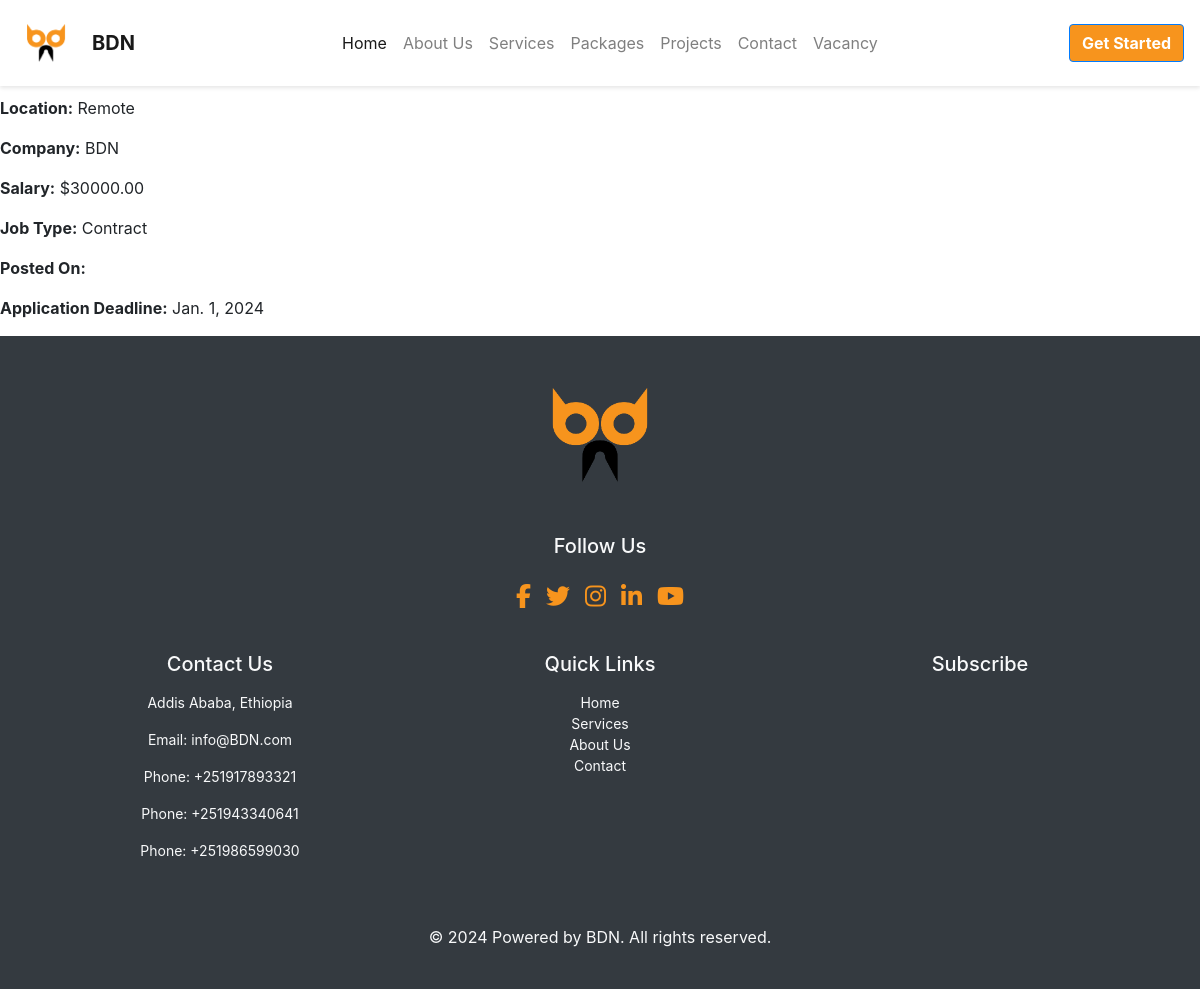
The page /vacancies/1/ on the database its author committed.
### vacancy/models.py (models this page shows, shortened)
class Vacancy(models.Model):
    title = models.CharField(max_length=200)
    description = models.TextField()
    location = models.CharField(max_length=100)
    company = models.CharField(max_length=100)
    salary = models.DecimalField(max_digits=10, decimal_places=2, null=True, blank=True)
    job_type = models.CharField(max_length=50, choices=[('Full-time', 'Full-time'), ('Part-time', 'Part-time'),
                                                        ('Contract', 'Contract')])
    added_date = models.DateTimeField(default=timezone.now)
    application_deadline = models.DateField()
    class Meta:
        ordering = ['-added_date']

### vacancy/views.py (the view)
# urls.py: path('<int:pk>/', views.vacancy_detail, name='vacancy_detail'),
def vacancy_detail(request, pk):
    vacancy = get_object_or_404(Vacancy, pk=pk)
    return render(request, 'vacancy/vacancy_detail.html', {'vacancy': vacancy})

### vacancy/templates/vacancy/vacancy_detail.html
{% extends "base.html" %}
{% block content %}
<h1>{{ vacancy.title }}</h1>
<p>{{ vacancy.description }}</p>
<p><strong>Location:</strong> {{ vacancy.location }}</p>
<p><strong>Company:</strong> {{ vacancy.company }}</p>
<p><strong>Salary:</strong> ${{ vacancy.salary }}</p>
<p><strong>Job Type:</strong> {{ vacancy.job_type }}</p>
<p><strong>Posted On:</strong> {{ vacancy.posted_on }}</p>
<p><strong>Application Deadline:</strong> {{ vacancy.application_deadline }}</p>
{% endblock %}

### static/bdnpage/css/styles.css (style rules this page uses)
html { scroll-behavior: smooth; }
body { font-family: "Roboto", sans-serif; }

### rows shown on the page
Vacancy: location "Remote", company "BDN", salary "30000.00", job_type "Contract", application_deadline "Jan. 1, 2024"
